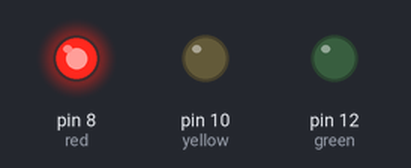
A sketch run on a simulated Arduino Uno, built with avr-gcc and run on an emulated ATmega328P. Shown: output pins drawn as LEDs (lit = HIGH).

Above: at 1.5 s.
At 3.5 s:
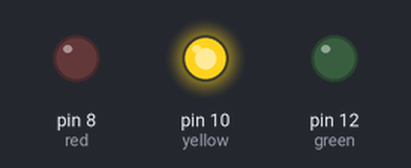
At 5.5 s:
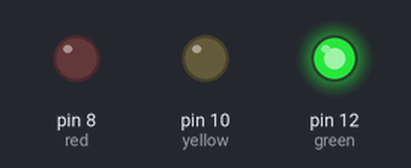
At 9.2 s:
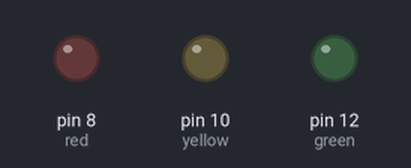
Timing chart, 0 to 13.0 s (numbered marks = the images above):
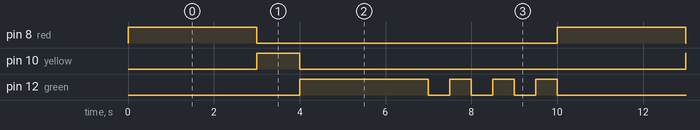

The sketch:

Traffic_light.ino
```cpp
const int red = 8;
const int yellow = 10;
const int green = 12;

void setup() {
  pinMode(red, OUTPUT);
  pinMode(yellow, OUTPUT);
  pinMode(green, OUTPUT);
}

void loop() {

  // 🔴 RED ON (3 sec)
  digitalWrite(red, HIGH);
  digitalWrite(yellow, LOW);
  digitalWrite(green, LOW);
  delay(3000);

  // 🟡 YELLOW ON (1 sec)
  digitalWrite(red, LOW);
  digitalWrite(yellow, HIGH);
  digitalWrite(green, LOW);
  delay(1000);

  // 🟢 GREEN ON (3 sec)
  digitalWrite(red, LOW);
  digitalWrite(yellow, LOW);
  digitalWrite(green, HIGH);
  delay(3000);

  // 🟢 GREEN BLINK (0.5 sec × 3 times)
  for (int i = 0; i < 3; i++) {
    digitalWrite(green, LOW);
    delay(500);   // OFF

    digitalWrite(green, HIGH);
    delay(500);   // ON
  }

  // Turn OFF before restart (optional clean reset)
  digitalWrite(green, LOW);
}
```

Measured:
- by itself, pin 8 (red): alternates HIGH for 3.0 s and LOW for 7.0 s
- by itself, pin 10 (yellow): alternates HIGH for 1.0 s and LOW for 9.0 s
- by itself, pin 12 (green): repeats every 10.0 s: 3 × (LOW 0.50 s, HIGH 0.50 s), LOW 4.0 s, HIGH 3.0 s
